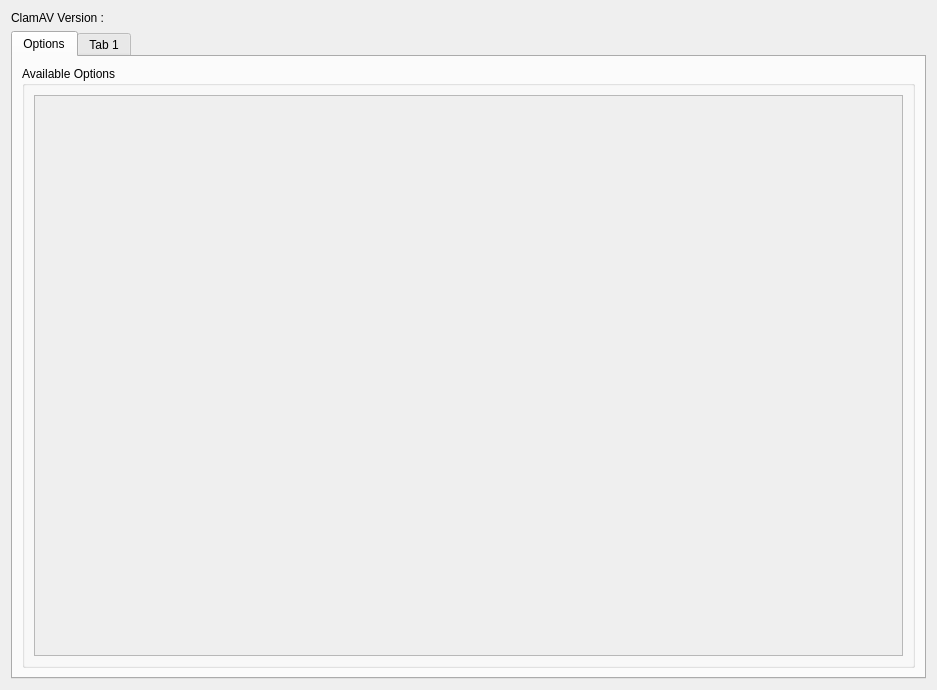
<?xml version="1.0" encoding="UTF-8"?>
<ui version="4.0">
 <class>optionsDialog</class>
 <widget class="QWidget" name="optionsDialog">
  <property name="geometry">
   <rect>
    <x>0</x>
    <y>0</y>
    <width>937</width>
    <height>690</height>
   </rect>
  </property>
  <property name="windowTitle">
   <string>Form</string>
  </property>
  <property name="windowOpacity">
   <double>1.000000000000000</double>
  </property>
  <layout class="QGridLayout" name="gridLayout_5">
   <item row="1" column="0">
    <widget class="QTabWidget" name="tabWidget">
     <property name="currentIndex">
      <number>0</number>
     </property>
     <property name="iconSize">
      <size>
       <width>22</width>
       <height>22</height>
      </size>
     </property>
     <widget class="QWidget" name="tab">
      <attribute name="icon">
       <iconset theme="contact-new"/>
      </attribute>
      <attribute name="title">
       <string>Options</string>
      </attribute>
      <layout class="QVBoxLayout" name="verticalLayout_3">
       <item>
        <widget class="QGroupBox" name="groupBox">
         <property name="title">
          <string>Available Options</string>
         </property>
         <layout class="QVBoxLayout" name="verticalLayout">
          <item>
           <widget class="QScrollArea" name="scrollArea_2">
            <property name="widgetResizable">
             <bool>true</bool>
            </property>
            <widget class="QWidget" name="scrollAreaWidgetContents_2">
             <property name="geometry">
              <rect>
               <x>0</x>
               <y>0</y>
               <width>871</width>
               <height>547</height>
              </rect>
             </property>
             <layout class="QGridLayout" name="gridLayout_2">
              <item row="0" column="0">
               <layout class="QVBoxLayout" name="optionLayout">
                <property name="spacing">
                 <number>6</number>
                </property>
               </layout>
              </item>
              <item row="0" column="1">
               <layout class="QVBoxLayout" name="optionLayout_2">
                <property name="spacing">
                 <number>6</number>
                </property>
               </layout>
              </item>
             </layout>
            </widget>
           </widget>
          </item>
         </layout>
        </widget>
       </item>
      </layout>
     </widget>
     <widget class="QWidget" name="pathTab">
      <attribute name="icon">
       <iconset resource="../resources.qrc">
        <normaloff>:/icons/icons/directories.png</normaloff>:/icons/icons/directories.png</iconset>
      </attribute>
      <attribute name="title">
       <string>Tab 1</string>
      </attribute>
      <layout class="QGridLayout" name="gridLayout">
       <item row="0" column="0">
        <widget class="QScrollArea" name="scrollArea">
         <property name="widgetResizable">
          <bool>true</bool>
         </property>
         <widget class="QWidget" name="scrollAreaWidgetContents">
          <property name="geometry">
           <rect>
            <x>0</x>
            <y>0</y>
            <width>895</width>
            <height>592</height>
           </rect>
          </property>
          <layout class="QGridLayout" name="gridLayout_7">
           <item row="1" column="1">
            <widget class="QLineEdit" name="scanReportToFileLineEdit">
             <property name="styleSheet">
              <string notr="true"/>
             </property>
             <property name="readOnly">
              <bool>true</bool>
             </property>
            </widget>
           </item>
           <item row="3" column="3">
            <widget class="QPushButton" name="selectTFButton">
             <property name="styleSheet">
              <string notr="true"/>
             </property>
             <property name="text">
              <string>...</string>
             </property>
            </widget>
           </item>
           <item row="2" column="0">
            <widget class="QCheckBox" name="scanFilesFromFileCheckBox">
             <property name="text">
              <string>Scan files from file</string>
             </property>
            </widget>
           </item>
           <item row="1" column="3">
            <widget class="QPushButton" name="selectSCRFButton">
             <property name="styleSheet">
              <string notr="true"/>
             </property>
             <property name="text">
              <string>...</string>
             </property>
            </widget>
           </item>
           <item row="6" column="0">
            <widget class="QCheckBox" name="followDirectorySymlinksCheckBox">
             <property name="text">
              <string>Follow directory symlinks</string>
             </property>
            </widget>
           </item>
           <item row="7" column="1">
            <widget class="QComboBox" name="followFileSymlinksComboBox">
             <item>
              <property name="text">
               <string>never</string>
              </property>
             </item>
             <item>
              <property name="text">
               <string>direct</string>
              </property>
             </item>
             <item>
              <property name="text">
               <string>always</string>
              </property>
             </item>
            </widget>
           </item>
           <item row="3" column="1" colspan="2">
            <widget class="QLineEdit" name="tempFilesLineEdit">
             <property name="styleSheet">
              <string notr="true"/>
             </property>
             <property name="readOnly">
              <bool>true</bool>
             </property>
            </widget>
           </item>
           <item row="4" column="3">
            <widget class="QPushButton" name="selectMDButton">
             <property name="styleSheet">
              <string notr="true"/>
             </property>
             <property name="text">
              <string>...</string>
             </property>
            </widget>
           </item>
           <item row="4" column="1" colspan="2">
            <widget class="QLineEdit" name="moveDirectoryLineEdit">
             <property name="styleSheet">
              <string notr="true"/>
             </property>
             <property name="readOnly">
              <bool>true</bool>
             </property>
            </widget>
           </item>
           <item row="5" column="3">
            <widget class="QPushButton" name="selectCFButton">
             <property name="styleSheet">
              <string notr="true"/>
             </property>
             <property name="text">
              <string>...</string>
             </property>
            </widget>
           </item>
           <item row="6" column="1">
            <widget class="QComboBox" name="followDirectorySymlinksComboBox">
             <item>
              <property name="text">
               <string>never</string>
              </property>
             </item>
             <item>
              <property name="text">
               <string>direct</string>
              </property>
             </item>
             <item>
              <property name="text">
               <string>always</string>
              </property>
             </item>
            </widget>
           </item>
           <item row="0" column="3">
            <widget class="QPushButton" name="selectLVDButton">
             <property name="autoFillBackground">
              <bool>false</bool>
             </property>
             <property name="styleSheet">
              <string notr="true"/>
             </property>
             <property name="text">
              <string>...</string>
             </property>
            </widget>
           </item>
           <item row="0" column="0">
            <widget class="QCheckBox" name="loadVirusDatabaseCheckBox">
             <property name="text">
              <string>Use the antivirus database from DIR</string>
             </property>
            </widget>
           </item>
           <item row="1" column="2">
            <widget class="QPushButton" name="viewButton">
             <property name="text">
              <string/>
             </property>
             <property name="icon">
              <iconset resource="../resources.qrc">
               <normaloff>:/icons/icons/magnifierglass.png</normaloff>:/icons/icons/magnifierglass.png</iconset>
             </property>
             <property name="iconSize">
              <size>
               <width>22</width>
               <height>22</height>
              </size>
             </property>
            </widget>
           </item>
           <item row="1" column="0">
            <widget class="QCheckBox" name="scanReportToFileCheckBox">
             <property name="text">
              <string>Save scan report to FILE</string>
             </property>
            </widget>
           </item>
           <item row="4" column="0">
            <widget class="QCheckBox" name="moveDirectoryCheckBox">
             <property name="text">
              <string>Move infected files into DIRECTORY</string>
             </property>
            </widget>
           </item>
           <item row="2" column="3">
            <widget class="QPushButton" name="selectSFFButton">
             <property name="text">
              <string>...</string>
             </property>
            </widget>
           </item>
           <item row="5" column="0">
            <widget class="QCheckBox" name="copyDirectoryCheckBox">
             <property name="text">
              <string>Copy infected files into DIRECTORY</string>
             </property>
            </widget>
           </item>
           <item row="2" column="1" colspan="2">
            <widget class="QLineEdit" name="scanFilesFromFileLineEdit"/>
           </item>
           <item row="5" column="1" colspan="2">
            <widget class="QLineEdit" name="copyDirectoryLineEdit">
             <property name="styleSheet">
              <string notr="true"/>
             </property>
             <property name="readOnly">
              <bool>true</bool>
             </property>
            </widget>
           </item>
           <item row="0" column="1" colspan="2">
            <widget class="QLineEdit" name="loadVirusDatabaseLineEdit">
             <property name="styleSheet">
              <string notr="true"/>
             </property>
             <property name="readOnly">
              <bool>true</bool>
             </property>
            </widget>
           </item>
           <item row="3" column="0">
            <widget class="QCheckBox" name="tempFileCheckBox">
             <property name="text">
              <string>Create temporary files in DIRECTORY</string>
             </property>
            </widget>
           </item>
           <item row="7" column="0">
            <widget class="QCheckBox" name="followFileSymlinksCheckBox">
             <property name="text">
              <string>Follow file symlinks</string>
             </property>
            </widget>
           </item>
           <item row="8" column="0" colspan="4">
            <spacer name="verticalSpacer">
             <property name="orientation">
              <enum>Qt::Vertical</enum>
             </property>
             <property name="sizeHint" stdset="0">
              <size>
               <width>20</width>
               <height>40</height>
              </size>
             </property>
            </spacer>
           </item>
          </layout>
         </widget>
        </widget>
       </item>
      </layout>
     </widget>
    </widget>
   </item>
   <item row="0" column="0">
    <widget class="QLabel" name="versionLabel">
     <property name="text">
      <string>ClamAV Version : </string>
     </property>
    </widget>
   </item>
  </layout>
 </widget>
 <resources>
  <include location="../resources.qrc"/>
 </resources>
 <connections>
  <connection>
   <sender>selectSCRFButton</sender>
   <signal>clicked()</signal>
   <receiver>optionsDialog</receiver>
   <slot>slot_selectSRTFButtonClicked()</slot>
   <hints>
    <hint type="sourcelabel">
     <x>892</x>
     <y>473</y>
    </hint>
    <hint type="destinationlabel">
     <x>743</x>
     <y>359</y>
    </hint>
   </hints>
  </connection>
  <connection>
   <sender>selectSFFButton</sender>
   <signal>clicked()</signal>
   <receiver>optionsDialog</receiver>
   <slot>slot_selectSFFButtonClicked()</slot>
   <hints>
    <hint type="sourcelabel">
     <x>892</x>
     <y>506</y>
    </hint>
    <hint type="destinationlabel">
     <x>743</x>
     <y>396</y>
    </hint>
   </hints>
  </connection>
  <connection>
   <sender>selectTFButton</sender>
   <signal>clicked()</signal>
   <receiver>optionsDialog</receiver>
   <slot>slot_selectTDButtonClicked()</slot>
   <hints>
    <hint type="sourcelabel">
     <x>892</x>
     <y>538</y>
    </hint>
    <hint type="destinationlabel">
     <x>743</x>
     <y>432</y>
    </hint>
   </hints>
  </connection>
  <connection>
   <sender>selectMDButton</sender>
   <signal>clicked()</signal>
   <receiver>optionsDialog</receiver>
   <slot>slot_selectMDButtonClicked()</slot>
   <hints>
    <hint type="sourcelabel">
     <x>892</x>
     <y>570</y>
    </hint>
    <hint type="destinationlabel">
     <x>741</x>
     <y>462</y>
    </hint>
   </hints>
  </connection>
  <connection>
   <sender>selectCFButton</sender>
   <signal>clicked()</signal>
   <receiver>optionsDialog</receiver>
   <slot>slot_selectCDButtonClicked()</slot>
   <hints>
    <hint type="sourcelabel">
     <x>892</x>
     <y>602</y>
    </hint>
    <hint type="destinationlabel">
     <x>742</x>
     <y>329</y>
    </hint>
   </hints>
  </connection>
  <connection>
   <sender>viewButton</sender>
   <signal>clicked()</signal>
   <receiver>optionsDialog</receiver>
   <slot>slot_logViewerButtonClicked()</slot>
   <hints>
    <hint type="sourcelabel">
     <x>806</x>
     <y>474</y>
    </hint>
    <hint type="destinationlabel">
     <x>741</x>
     <y>314</y>
    </hint>
   </hints>
  </connection>
  <connection>
   <sender>selectLVDButton</sender>
   <signal>clicked()</signal>
   <receiver>optionsDialog</receiver>
   <slot>slot_selectLVDButtonClicked()</slot>
   <hints>
    <hint type="sourcelabel">
     <x>892</x>
     <y>440</y>
    </hint>
    <hint type="destinationlabel">
     <x>742</x>
     <y>287</y>
    </hint>
   </hints>
  </connection>
  <connection>
   <sender>loadVirusDatabaseCheckBox</sender>
   <signal>clicked()</signal>
   <receiver>optionsDialog</receiver>
   <slot>writeDirectories()</slot>
   <hints>
    <hint type="sourcelabel">
     <x>37</x>
     <y>427</y>
    </hint>
    <hint type="destinationlabel">
     <x>5</x>
     <y>422</y>
    </hint>
   </hints>
  </connection>
  <connection>
   <sender>scanReportToFileCheckBox</sender>
   <signal>clicked()</signal>
   <receiver>optionsDialog</receiver>
   <slot>writeDirectories()</slot>
   <hints>
    <hint type="sourcelabel">
     <x>77</x>
     <y>462</y>
    </hint>
    <hint type="destinationlabel">
     <x>5</x>
     <y>460</y>
    </hint>
   </hints>
  </connection>
  <connection>
   <sender>scanFilesFromFileCheckBox</sender>
   <signal>clicked()</signal>
   <receiver>optionsDialog</receiver>
   <slot>writeDirectories()</slot>
   <hints>
    <hint type="sourcelabel">
     <x>63</x>
     <y>491</y>
    </hint>
    <hint type="destinationlabel">
     <x>3</x>
     <y>493</y>
    </hint>
   </hints>
  </connection>
  <connection>
   <sender>tempFileCheckBox</sender>
   <signal>clicked()</signal>
   <receiver>optionsDialog</receiver>
   <slot>writeDirectories()</slot>
   <hints>
    <hint type="sourcelabel">
     <x>49</x>
     <y>525</y>
    </hint>
    <hint type="destinationlabel">
     <x>2</x>
     <y>526</y>
    </hint>
   </hints>
  </connection>
  <connection>
   <sender>moveDirectoryCheckBox</sender>
   <signal>clicked()</signal>
   <receiver>optionsDialog</receiver>
   <slot>writeDirectories()</slot>
   <hints>
    <hint type="sourcelabel">
     <x>68</x>
     <y>555</y>
    </hint>
    <hint type="destinationlabel">
     <x>0</x>
     <y>560</y>
    </hint>
   </hints>
  </connection>
  <connection>
   <sender>copyDirectoryCheckBox</sender>
   <signal>clicked()</signal>
   <receiver>optionsDialog</receiver>
   <slot>writeDirectories()</slot>
   <hints>
    <hint type="sourcelabel">
     <x>52</x>
     <y>587</y>
    </hint>
    <hint type="destinationlabel">
     <x>0</x>
     <y>590</y>
    </hint>
   </hints>
  </connection>
  <connection>
   <sender>followDirectorySymlinksCheckBox</sender>
   <signal>clicked()</signal>
   <receiver>optionsDialog</receiver>
   <slot>writeDirectories()</slot>
   <hints>
    <hint type="sourcelabel">
     <x>68</x>
     <y>618</y>
    </hint>
    <hint type="destinationlabel">
     <x>1</x>
     <y>619</y>
    </hint>
   </hints>
  </connection>
  <connection>
   <sender>followFileSymlinksCheckBox</sender>
   <signal>clicked()</signal>
   <receiver>optionsDialog</receiver>
   <slot>writeDirectories()</slot>
   <hints>
    <hint type="sourcelabel">
     <x>65</x>
     <y>653</y>
    </hint>
    <hint type="destinationlabel">
     <x>2</x>
     <y>651</y>
    </hint>
   </hints>
  </connection>
  <connection>
   <sender>followDirectorySymlinksComboBox</sender>
   <signal>activated(int)</signal>
   <receiver>optionsDialog</receiver>
   <slot>writeDirectories()</slot>
   <hints>
    <hint type="sourcelabel">
     <x>722</x>
     <y>621</y>
    </hint>
    <hint type="destinationlabel">
     <x>933</x>
     <y>600</y>
    </hint>
   </hints>
  </connection>
  <connection>
   <sender>followFileSymlinksComboBox</sender>
   <signal>activated(int)</signal>
   <receiver>optionsDialog</receiver>
   <slot>writeDirectories()</slot>
   <hints>
    <hint type="sourcelabel">
     <x>547</x>
     <y>654</y>
    </hint>
    <hint type="destinationlabel">
     <x>931</x>
     <y>636</y>
    </hint>
   </hints>
  </connection>
 </connections>
 <slots>
  <slot>slot_addButtonClicked()</slot>
  <slot>slot_removeButtonClicked()</slot>
  <slot>slot_selectLVDButtonClicked()</slot>
  <slot>slot_selectSRTFButtonClicked()</slot>
  <slot>slot_selectTDButtonClicked()</slot>
  <slot>slot_selectMDButtonClicked()</slot>
  <slot>slot_selectCDButtonClicked()</slot>
  <slot>writeDirectories()</slot>
  <slot>slot_selectSFFButtonClicked()</slot>
  <slot>slot_logViewerButtonClicked()</slot>
 </slots>
</ui>
